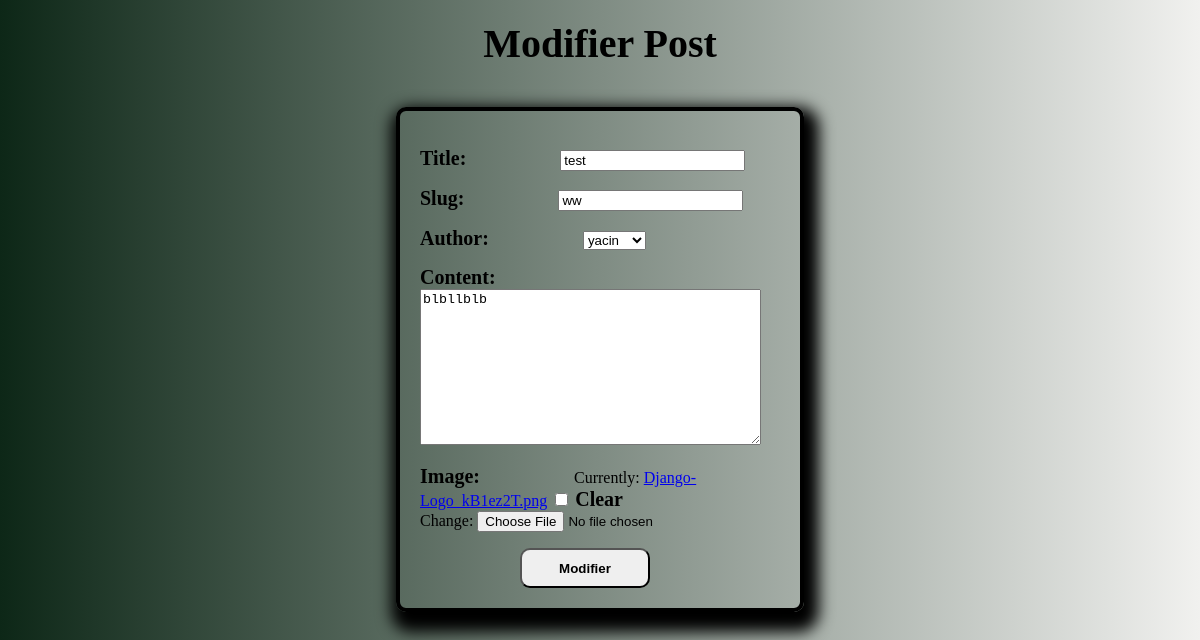
/blog/10/modifier_post/, run on an earlier commit of the app's database.
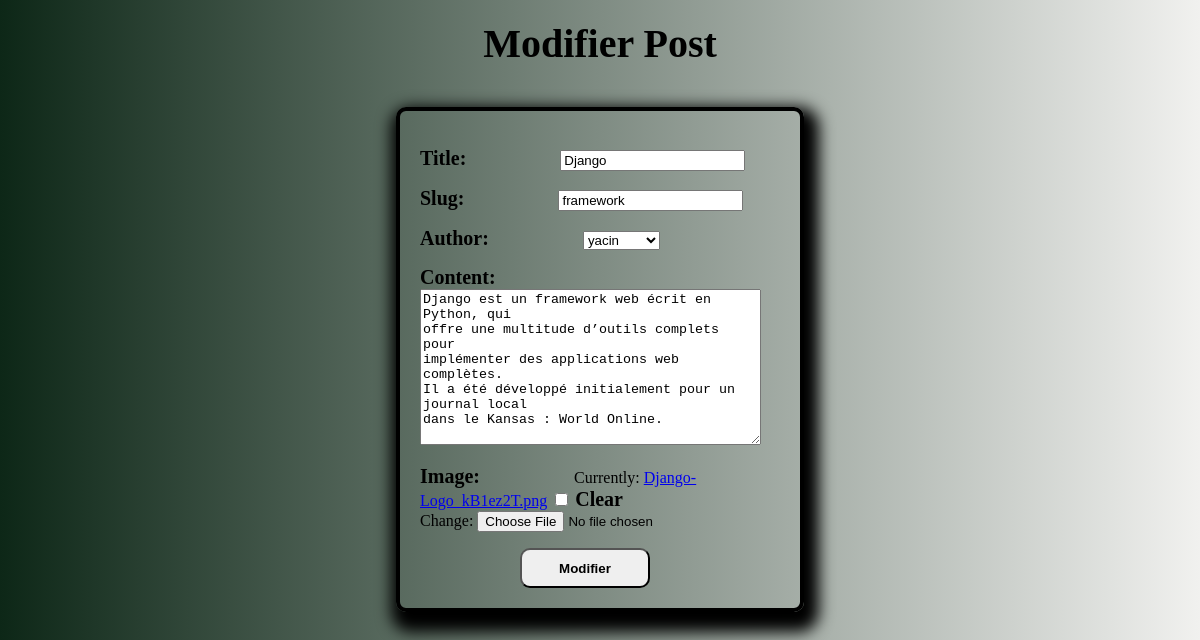
And on a later commit of the database.
### blog/models.py (models this page shows, shortened)
class Post(models.Model):
    title = models.CharField(max_length=200, unique=True)
    slug = models.SlugField(max_length=200, unique=True)
    author = models.ForeignKey(User, on_delete= models.CASCADE,related_name='blog_posts')
    updated_on = models.DateTimeField(auto_now= True)
    content = models.TextField()
    created_on = models.DateTimeField(auto_now_add=True)
    status = models.IntegerField(choices=STATUS, default=0)
    image=models.ImageField(blank=True)
    class Meta:
        ordering = ['-created_on']

### blog/views.py (the view)
# urls.py: path('<int:pk>/modifier_post/', ModifierPost.as_view() , name='modifier_post'),
class ModifierPost(UpdateView):
     model = Post
     template_name = 'blog/modifier_post.html'
     form_class = PostForm
     success_url = reverse_lazy('liste_posts')

### blog/forms.py
class PostForm(forms.ModelForm):
    class Meta:
        model = Post
        fields = ['title','slug','author','content','image']

### blog/templates/blog/modifier_post.html (shortened to what this page needs)
<!DOCTYPE html>
<html lang="en">
<head>
</head>
<body>
     <h1>Modifier Post</h1>
     <div class="form">
    <form method="post" enctype="multipart/form-data">
	    {{ form.as_p }}
         <button type="submit">Modifier</button>
    </form>
     </div>
</body>
</html>

What changed in the data, as far as the page shows it:
changed Post "yacin": title "test" → "Django"; slug "ww" → "framework"; content "blbllblb" → "Django est un framework web écrit en Python, qui offre une multitude d’outils complets pour implémenter des applications web complètes. Il a été développé initialement pour un journal local dans le Kansas : World Online."
